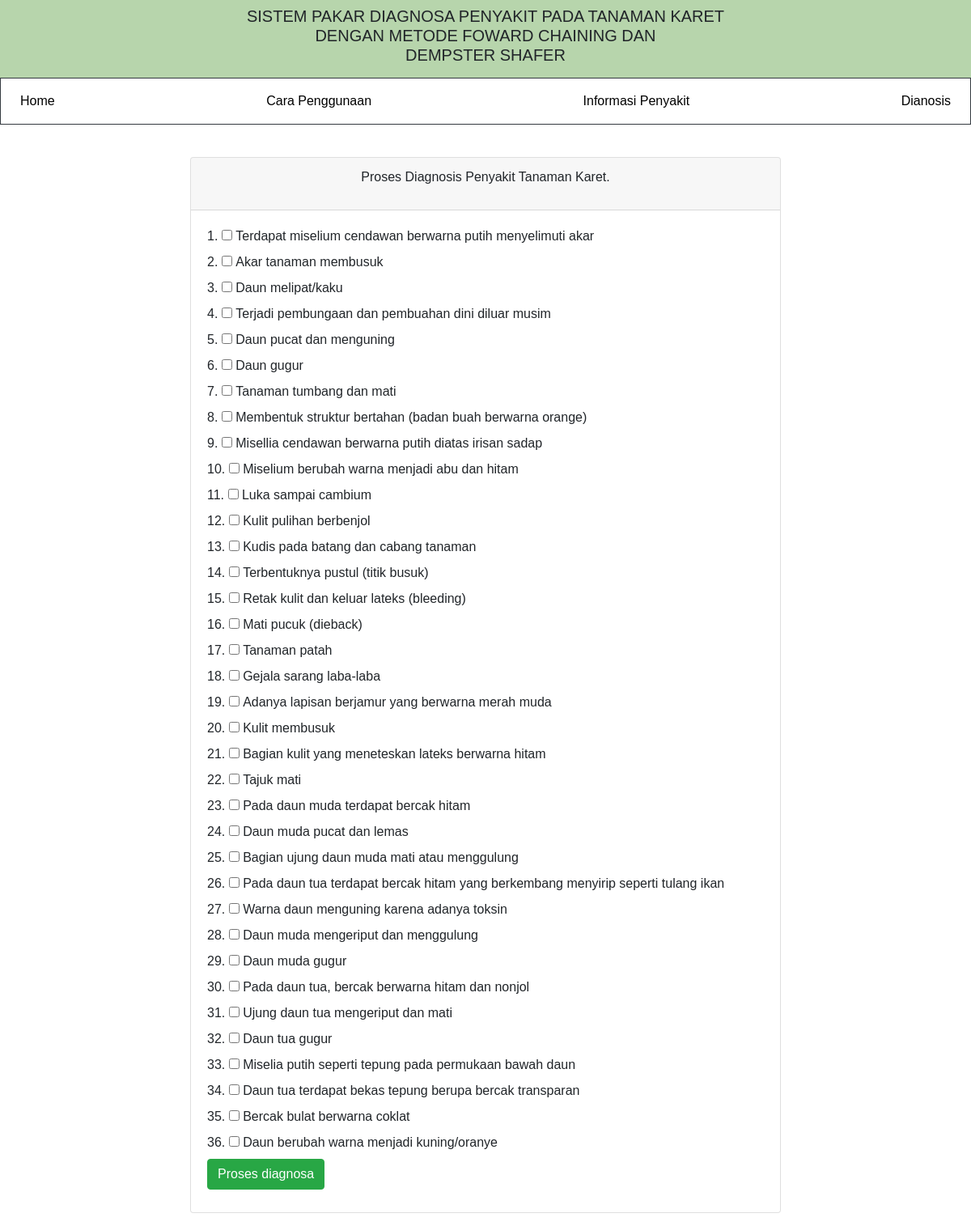
Screenshot of /user/diagnosis/pertanyaan.php with the database file from the repository.
### tables this page shows
CREATE TABLE `gejalas` (
  `id` bigint(20) UNSIGNED NOT NULL,
  `kode_gejala` varchar(255) NOT NULL,
  `nama_gejala` varchar(255) NOT NULL,
  `created_at` timestamp NULL DEFAULT current_timestamp(),
  `updated_at` timestamp NULL DEFAULT current_timestamp()
);

### user/diagnosis/pertanyaan.php (the view, shortened to what this page needs)
<?php
include '../../koneksi1.php';
?>
<!doctype html>
<html lang="en">
<head>
    <link rel="stylesheet" href="../../dist/css/bootstrap.min.css">
    <link rel="stylesheet" href="../../dist/css/custom.css">
    <link rel="stylesheet" href="../../dist/css/jquery.dataTables.min.css">
    <link rel="stylesheet" href="../../dist/fontawesome/css/all.min.css">
    <link rel="stylesheet" href="../../dist/fontawesome/css/regular.min.css">
    <link rel="stylesheet" href="../../dist/fontawesome/css/solid.min.css">
    <link href="https://cdnjs.cloudflare.com/ajax/libs/select2/4.0.5/css/select2.min.css" rel="stylesheet" />
    <link href="../../dist/css/bootstrap-datepicker.min.css" rel="stylesheet" />
    <link href="https://cdn.datatables.net/1.10.19/css/dataTables.bootstrap.min.css" rel="stylesheet" />
    <link href="https://cdn.datatables.net/buttons/1.2.4/css/buttons.dataTables.min.css" rel="stylesheet" />
    <link href="https://cdn.datatables.net/select/1.3.0/css/select.dataTables.min.css" rel="stylesheet" />
</head>
<body>
    <div class="text-center py-2" style="background-color: #b7d5ac;">
        <h5>SISTEM PAKAR DIAGNOSA PENYAKIT PADA TANAMAN KARET<br />
            DENGAN METODE FOWARD CHAINING DAN<br />
            DEMPSTER SHAFER</h5>
    </div>
    <div class="navbar border border-dark">
        <div>
            <a href="../../user/" class="">Home</a>
        </div>
        <div>
            <a href="../../user/carapenggunaan.php" class="">Cara
                Penggunaan</a>
        </div>
        <div>
            <a href="../../user/infopenyakit.php" class="">Informasi
                Penyakit</a>
        </div>
        <div>
            <a href="../diagnosis/" class="">Dianosis</a>
        </div>
    </div>
    <div class="container mt-3">
        <div class="row mb-3">
            <div class="col-md-8 offset-2">
                <div class="card mt-4">
                    <div class="text-center card-header">
                        <p>Proses Diagnosis Penyakit Tanaman Karet.</p>
                    </div>
                    <div class="card-body">
                        <form method="POST" action="diagnosa.php" autocomplete="off">
                            <?php
                            $no = 1;
                            $sql = "SELECT * FROM gejalas ORDER BY id ASC ";
                            $result = $db->query($sql);
                            ?>
                            <?php while ($row = $result->fetch_object()) : ?>
                                <div>
                                    <?= $no++ ?>.
                                    <input type="checkbox" id="gejala<?= $row->id; ?>" name='evidence[]' value='<?= $row->id; ?>'>
                                    <label for="gejala<?= $row->id; ?>"><?= $row->nama_gejala; ?></label>
                                </div>
                            <?php endwhile; ?>
                            <button type="submit" name='diagnosa' class="btn btn-success mb-2">Proses diagnosa</button>
                        </form>
                    </div>
                </div>
            </div>
        </div>
    </div>
</body>
</html>

### user/diagnosis/pertanyaan.php (style rules this page uses)
body { font-family: Arial, sans-serif; background-image: url('../../dist/bg1.jpg'); background-size: cover; background-repeat: no-repeat; }
.navbar { overflow: hidden; background-color: #fff; }
.navbar a { float: left; display: block; color: black; text-align: center; padding: 8px; text-decoration: none; }

### rows the page displays
gejalas: nama_gejala "Terdapat miselium cendawan berwarna putih menyelimuti akar"
gejalas: nama_gejala "Akar tanaman membusuk"
gejalas: nama_gejala "Daun melipat/kaku"
gejalas: nama_gejala "Terjadi pembungaan dan pembuahan dini diluar musim"
gejalas: nama_gejala "Daun pucat dan menguning"
gejalas: nama_gejala "Daun gugur"
gejalas: nama_gejala "Tanaman tumbang dan mati"
gejalas: nama_gejala "Membentuk struktur bertahan (badan buah berwarna orange)"
gejalas: nama_gejala "Misellia cendawan berwarna putih diatas irisan sadap"
gejalas: nama_gejala "Miselium berubah warna menjadi abu dan hitam"
gejalas: nama_gejala "Luka sampai cambium"
gejalas: nama_gejala "Kulit pulihan berbenjol"
gejalas: nama_gejala "Kudis pada batang dan cabang tanaman"
gejalas: nama_gejala "Terbentuknya pustul (titik busuk)"
gejalas: nama_gejala "Retak kulit dan keluar lateks (bleeding)"
gejalas: nama_gejala "Mati pucuk (dieback)"
gejalas: nama_gejala "Tanaman patah"
gejalas: nama_gejala "Gejala sarang laba-laba"
gejalas: nama_gejala "Adanya lapisan berjamur yang berwarna merah muda"
gejalas: nama_gejala "Kulit membusuk"
gejalas: nama_gejala "Bagian kulit yang meneteskan lateks berwarna hitam"
gejalas: nama_gejala "Tajuk mati"
gejalas: nama_gejala "Pada daun muda terdapat bercak hitam"
gejalas: nama_gejala "Daun muda pucat dan lemas"
gejalas: nama_gejala "Bagian ujung daun muda mati atau menggulung"
gejalas: nama_gejala "Pada daun tua terdapat bercak hitam yang berkembang menyirip seperti tulang ikan"
gejalas: nama_gejala "Warna daun menguning karena adanya toksin"
gejalas: nama_gejala "Daun muda mengeriput dan menggulung"
gejalas: nama_gejala "Daun muda gugur"
gejalas: nama_gejala "Pada daun tua, bercak berwarna hitam dan nonjol"
gejalas: nama_gejala "Ujung daun tua mengeriput dan mati"
gejalas: nama_gejala "Daun tua gugur"
gejalas: nama_gejala "Miselia putih seperti tepung pada permukaan bawah daun"
gejalas: nama_gejala "Daun tua terdapat bekas tepung berupa bercak transparan"
gejalas: nama_gejala "Bercak bulat berwarna coklat"
gejalas: nama_gejala "Daun berubah warna menjadi kuning/oranye"
